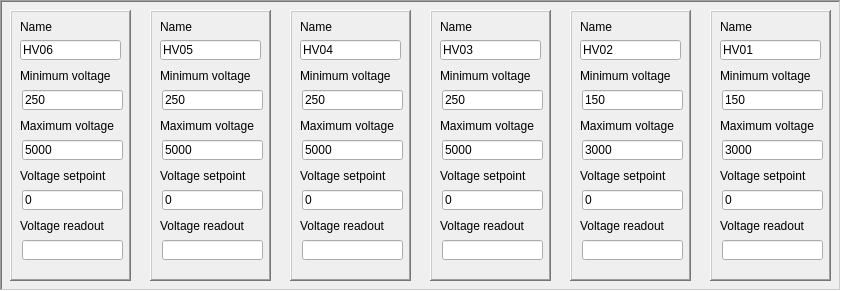
   <widget class="QFrame" name="module_infomation_frame">
    <property name="geometry">
     <rect>
      <x>20</x>
      <y>240</y>
      <width>841</width>
      <height>291</height>
     </rect>
    </property>
    <property name="frameShape">
     <enum>QFrame::WinPanel</enum>
    </property>
    <property name="frameShadow">
     <enum>QFrame::Sunken</enum>
    </property>
    <widget class="QFrame" name="model_information_frame_1">
     <property name="geometry">
      <rect>
       <x>10</x>
       <y>10</y>
       <width>121</width>
       <height>271</height>
      </rect>
     </property>
     <property name="frameShape">
      <enum>QFrame::WinPanel</enum>
     </property>
     <property name="frameShadow">
      <enum>QFrame::Raised</enum>
     </property>
     <widget class="QLineEdit" name="model_information_name_line_1">
      <property name="geometry">
       <rect>
        <x>10</x>
        <y>30</y>
        <width>101</width>
        <height>20</height>
       </rect>
      </property>
      <property name="text">
       <string>HV06</string>
      </property>
     </widget>
     <widget class="QLabel" name="model_information_name_label_1">
      <property name="geometry">
       <rect>
        <x>10</x>
        <y>10</y>
        <width>47</width>
        <height>13</height>
       </rect>
      </property>
      <property name="font">
       <font>
        <pointsize>9</pointsize>
       </font>
      </property>
      <property name="text">
       <string>Name</string>
      </property>
     </widget>
     <widget class="QLabel" name="model_information_min_label_1">
      <property name="geometry">
       <rect>
        <x>10</x>
        <y>56</y>
        <width>91</width>
        <height>20</height>
       </rect>
      </property>
      <property name="font">
       <font>
        <pointsize>9</pointsize>
       </font>
      </property>
      <property name="text">
       <string>Minimum voltage</string>
      </property>
     </widget>
     <widget class="QLineEdit" name="model_information_min_line_1">
      <property name="geometry">
       <rect>
        <x>12</x>
        <y>80</y>
        <width>101</width>
        <height>20</height>
       </rect>
      </property>
      <property name="text">
       <string>250</string>
      </property>
     </widget>
     <widget class="QLineEdit" name="model_information_max_line_1">
      <property name="geometry">
       <rect>
        <x>12</x>
        <y>130</y>
        <width>101</width>
        <height>20</height>
       </rect>
      </property>
      <property name="text">
       <string>5000</string>
      </property>
     </widget>
     <widget class="QLabel" name="model_information_max_label_1">
      <property name="geometry">
       <rect>
        <x>10</x>
        <y>106</y>
        <width>101</width>
        <height>20</height>
       </rect>
      </property>
      <property name="font">
       <font>
        <pointsize>9</pointsize>
       </font>
      </property>
      <property name="text">
       <string>Maximum voltage</string>
      </property>
     </widget>
     <widget class="QLineEdit" name="model_information_setpoint_line_1">
      <property name="geometry">
       <rect>
        <x>12</x>
        <y>180</y>
        <width>101</width>
        <height>20</height>
       </rect>
      </property>
      <property name="text">
       <string>0</string>
      </property>
     </widget>
     <widget class="QLabel" name="model_information_setpoint_label_1">
      <property name="geometry">
       <rect>
        <x>10</x>
        <y>156</y>
        <width>91</width>
        <height>20</height>
       </rect>
      </property>
      <property name="font">
       <font>
        <pointsize>9</pointsize>
       </font>
      </property>
      <property name="text">
       <string>Voltage setpoint</string>
      </property>
     </widget>
     <widget class="QLineEdit" name="model_information_readout_line_1">
      <property name="geometry">
       <rect>
        <x>12</x>
        <y>230</y>
        <width>101</width>
        <height>20</height>
       </rect>
      </property>
     </widget>
     <widget class="QLabel" name="model_information_readout_label_1">
      <property name="geometry">
       <rect>
        <x>10</x>
        <y>206</y>
        <width>91</width>
        <height>20</height>
       </rect>
      </property>
      <property name="font">
       <font>
        <pointsize>9</pointsize>
       </font>
      </property>
      <property name="text">
       <string>Voltage readout</string>
      </property>
     </widget>
    </widget>
    <widget class="QFrame" name="model_information_frame_2">
     <property name="geometry">
      <rect>
       <x>150</x>
       <y>10</y>
       <width>121</width>
       <height>271</height>
      </rect>
     </property>
     <property name="frameShape">
      <enum>QFrame::WinPanel</enum>
     </property>
     <property name="frameShadow">
      <enum>QFrame::Raised</enum>
     </property>
     <widget class="QLineEdit" name="model_information_name_line_2">
      <property name="geometry">
       <rect>
        <x>10</x>
        <y>30</y>
        <width>101</width>
        <height>20</height>
       </rect>
      </property>
      <property name="text">
       <string>HV05</string>
      </property>
     </widget>
     <widget class="QLabel" name="model_information_name_label_2">
      <property name="geometry">
       <rect>
        <x>10</x>
        <y>10</y>
        <width>47</width>
        <height>13</height>
       </rect>
      </property>
      <property name="font">
       <font>
        <pointsize>9</pointsize>
       </font>
      </property>
      <property name="text">
       <string>Name</string>
      </property>
     </widget>
     <widget class="QLabel" name="model_information_min_label_2">
      <property name="geometry">
       <rect>
        <x>10</x>
        <y>56</y>
        <width>91</width>
        <height>20</height>
       </rect>
      </property>
      <property name="font">
       <font>
        <pointsize>9</pointsize>
       </font>
      </property>
      <property name="text">
       <string>Minimum voltage</string>
      </property>
     </widget>
     <widget class="QLineEdit" name="model_information_min_line_2">
      <property name="geometry">
       <rect>
        <x>12</x>
        <y>80</y>
        <width>101</width>
        <height>20</height>
       </rect>
      </property>
      <property name="text">
       <string>250</string>
      </property>
     </widget>
     <widget class="QLineEdit" name="model_information_max_line_2">
      <property name="geometry">
       <rect>
        <x>12</x>
        <y>130</y>
        <width>101</width>
        <height>20</height>
       </rect>
      </property>
      <property name="text">
       <string>5000</string>
      </property>
     </widget>
     <widget class="QLabel" name="model_information_max_label_2">
      <property name="geometry">
       <rect>
        <x>10</x>
        <y>106</y>
        <width>101</width>
        <height>20</height>
       </rect>
      </property>
      <property name="font">
       <font>
        <pointsize>9</pointsize>
       </font>
      </property>
      <property name="text">
       <string>Maximum voltage</string>
      </property>
     </widget>
     <widget class="QLineEdit" name="model_information_setpoint_line_2">
      <property name="geometry">
       <rect>
        <x>12</x>
        <y>180</y>
        <width>101</width>
        <height>20</height>
       </rect>
      </property>
      <property name="text">
       <string>0</string>
      </property>
     </widget>
     <widget class="QLabel" name="model_information_setpoint_label_2">
      <property name="geometry">
       <rect>
        <x>10</x>
        <y>156</y>
        <width>91</width>
        <height>20</height>
       </rect>
      </property>
      <property name="font">
       <font>
        <pointsize>9</pointsize>
       </font>
      </property>
      <property name="text">
       <string>Voltage setpoint</string>
      </property>
     </widget>
     <widget class="QLineEdit" name="model_information_readout_line_2">
      <property name="geometry">
       <rect>
        <x>12</x>
        <y>230</y>
        <width>101</width>
        <height>20</height>
       </rect>
      </property>
     </widget>
     <widget class="QLabel" name="model_information_readout_label_2">
      <property name="geometry">
       <rect>
        <x>10</x>
        <y>206</y>
        <width>91</width>
        <height>20</height>
       </rect>
      </property>
      <property name="font">
       <font>
        <pointsize>9</pointsize>
       </font>
      </property>
      <property name="text">
       <string>Voltage readout</string>
      </property>
     </widget>
    </widget>
    <widget class="QFrame" name="model_information_frame_3">
     <property name="geometry">
      <rect>
       <x>290</x>
       <y>10</y>
       <width>121</width>
       <height>271</height>
      </rect>
     </property>
     <property name="frameShape">
      <enum>QFrame::WinPanel</enum>
     </property>
     <property name="frameShadow">
      <enum>QFrame::Raised</enum>
     </property>
     <widget class="QLineEdit" name="model_information_name_line_3">
      <property name="geometry">
       <rect>
        <x>10</x>
        <y>30</y>
        <width>101</width>
        <height>20</height>
       </rect>
      </property>
      <property name="text">
       <string>HV04</string>
      </property>
     </widget>
     <widget class="QLabel" name="model_information_name_label_3">
      <property name="geometry">
       <rect>
        <x>10</x>
        <y>10</y>
        <width>47</width>
        <height>13</height>
       </rect>
      </property>
      <property name="font">
       <font>
        <pointsize>9</pointsize>
       </font>
      </property>
      <property name="text">
       <string>Name</string>
      </property>
     </widget>
     <widget class="QLabel" name="model_information_min_label_3">
      <property name="geometry">
       <rect>
        <x>10</x>
        <y>56</y>
        <width>91</width>
        <height>20</height>
       </rect>
      </property>
      <property name="font">
       <font>
        <pointsize>9</pointsize>
       </font>
      </property>
      <property name="text">
       <string>Minimum voltage</string>
      </property>
     </widget>
     <widget class="QLineEdit" name="model_information_min_line_3">
      <property name="geometry">
       <rect>
        <x>12</x>
        <y>80</y>
        <width>101</width>
        <height>20</height>
       </rect>
      </property>
      <property name="text">
       <string>250</string>
      </property>
     </widget>
     <widget class="QLineEdit" name="model_information_max_line_3">
      <property name="geometry">
       <rect>
        <x>12</x>
        <y>130</y>
        <width>101</width>
        <height>20</height>
       </rect>
      </property>
      <property name="text">
       <string>5000</string>
      </property>
     </widget>
     <widget class="QLabel" name="model_information_max_label_3">
      <property name="geometry">
       <rect>
        <x>10</x>
        <y>106</y>
        <width>101</width>
        <height>20</height>
       </rect>
      </property>
      <property name="font">
       <font>
        <pointsize>9</pointsize>
       </font>
      </property>
      <property name="text">
       <string>Maximum voltage</string>
      </property>
     </widget>
     <widget class="QLineEdit" name="model_information_setpoint_line_3">
      <property name="geometry">
       <rect>
        <x>12</x>
        <y>180</y>
        <width>101</width>
        <height>20</height>
       </rect>
      </property>
      <property name="text">
       <string>0</string>
      </property>
     </widget>
     <widget class="QLabel" name="model_information_setpoint_label_3">
      <property name="geometry">
       <rect>
        <x>10</x>
        <y>156</y>
        <width>91</width>
        <height>20</height>
       </rect>
      </property>
      <property name="font">
       <font>
        <pointsize>9</pointsize>
       </font>
      </property>
      <property name="text">
       <string>Voltage setpoint</string>
      </property>
     </widget>
     <widget class="QLineEdit" name="model_information_readout_line_3">
      <property name="geometry">
       <rect>
        <x>12</x>
        <y>230</y>
        <width>101</width>
        <height>20</height>
       </rect>
      </property>
     </widget>
     <widget class="QLabel" name="model_information_readout_label_3">
      <property name="geometry">
       <rect>
        <x>10</x>
        <y>206</y>
        <width>91</width>
        <height>20</height>
       </rect>
      </property>
      <property name="font">
       <font>
        <pointsize>9</pointsize>
       </font>
      </property>
      <property name="text">
       <string>Voltage readout</string>
      </property>
     </widget>
    </widget>
    <widget class="QFrame" name="model_information_frame_4">
     <property name="geometry">
      <rect>
       <x>430</x>
       <y>10</y>
       <width>121</width>
       <height>271</height>
      </rect>
     </property>
     <property name="frameShape">
      <enum>QFrame::WinPanel</enum>
     </property>
     <property name="frameShadow">
      <enum>QFrame::Raised</enum>
     </property>
     <widget class="QLineEdit" name="model_information_name_line_4">
      <property name="geometry">
       <rect>
        <x>10</x>
        <y>30</y>
        <width>101</width>
        <height>20</height>
       </rect>
      </property>
      <property name="text">
       <string>HV03</string>
      </property>
     </widget>
     <widget class="QLabel" name="model_information_name_label_4">
      <property name="geometry">
       <rect>
        <x>10</x>
        <y>10</y>
        <width>47</width>
        <height>13</height>
       </rect>
      </property>
      <property name="font">
       <font>
        <pointsize>9</pointsize>
       </font>
      </property>
      <property name="text">
       <string>Name</string>
      </property>
     </widget>
     <widget class="QLabel" name="model_information_min_label_4">
      <property name="geometry">
       <rect>
        <x>10</x>
        <y>56</y>
        <width>91</width>
        <height>20</height>
       </rect>
      </property>
      <property name="font">
       <font>
        <pointsize>9</pointsize>
       </font>
      </property>
      <property name="text">
       <string>Minimum voltage</string>
      </property>
     </widget>
     <widget class="QLineEdit" name="model_information_min_line_4">
      <property name="geometry">
       <rect>
        <x>12</x>
        <y>80</y>
        <width>101</width>
        <height>20</height>
       </rect>
      </property>
      <property name="text">
       <string>250</string>
      </property>
     </widget>
     <widget class="QLineEdit" name="model_information_max_line_4">
      <property name="geometry">
       <rect>
        <x>12</x>
        <y>130</y>
        <width>101</width>
        <height>20</height>
       </rect>
      </property>
      <property name="text">
       <string>5000</string>
      </property>
     </widget>
     <widget class="QLabel" name="model_information_max_label_4">
      <property name="geometry">
       <rect>
        <x>10</x>
        <y>106</y>
        <width>101</width>
        <height>20</height>
       </rect>
      </property>
      <property name="font">
       <font>
        <pointsize>9</pointsize>
       </font>
      </property>
      <property name="text">
       <string>Maximum voltage</string>
      </property>
     </widget>
     <widget class="QLineEdit" name="model_information_setpoint_line_4">
      <property name="geometry">
       <rect>
        <x>12</x>
        <y>180</y>
        <width>101</width>
        <height>20</height>
       </rect>
      </property>
      <property name="text">
       <string>0</string>
      </property>
     </widget>
     <widget class="QLabel" name="model_information_setpoint_label_4">
      <property name="geometry">
       <rect>
        <x>10</x>
        <y>156</y>
        <width>91</width>
        <height>20</height>
       </rect>
      </property>
      <property name="font">
       <font>
        <pointsize>9</pointsize>
       </font>
      </property>
      <property name="text">
       <string>Voltage setpoint</string>
      </property>
     </widget>
     <widget class="QLineEdit" name="model_information_readout_line_4">
      <property name="geometry">
       <rect>
        <x>12</x>
        <y>230</y>
        <width>101</width>
        <height>20</height>
       </rect>
      </property>
     </widget>
     <widget class="QLabel" name="model_information_readout_label_4">
      <property name="geometry">
       <rect>
        <x>10</x>
        <y>206</y>
        <width>91</width>
        <height>20</height>
       </rect>
      </property>
      <property name="font">
       <font>
        <pointsize>9</pointsize>
       </font>
      </property>
      <property name="text">
       <string>Voltage readout</string>
      </property>
     </widget>
    </widget>
    <widget class="QFrame" name="model_information_frame_5">
     <property name="geometry">
      <rect>
       <x>570</x>
       <y>10</y>
       <width>121</width>
       <height>271</height>
      </rect>
     </property>
     <property name="frameShape">
      <enum>QFrame::WinPanel</enum>
     </property>
     <property name="frameShadow">
      <enum>QFrame::Raised</enum>
     </property>
     <widget class="QLineEdit" name="model_information_name_line_5">
      <property name="geometry">
       <rect>
        <x>10</x>
        <y>30</y>
        <width>101</width>
        <height>20</height>
       </rect>
      </property>
      <property name="text">
       <string>HV02</string>
      </property>
     </widget>
     <widget class="QLabel" name="model_information_name_label_5">
      <property name="geometry">
       <rect>
        <x>10</x>
        <y>10</y>
        <width>47</width>
        <height>13</height>
       </rect>
      </property>
      <property name="font">
       <font>
        <pointsize>9</pointsize>
       </font>
      </property>
      <property name="text">
       <string>Name</string>
      </property>
     </widget>
     <widget class="QLabel" name="model_information_min_label_5">
      <property name="geometry">
       <rect>
        <x>10</x>
        <y>56</y>
        <width>91</width>
        <height>20</height>
       </rect>
      </property>
      <property name="font">
       <font>
        <pointsize>9</pointsize>
       </font>
      </property>
      <property name="text">
       <string>Minimum voltage</string>
      </property>
     </widget>
     <widget class="QLineEdit" name="model_information_min_line_5">
      <property name="geometry">
       <rect>
        <x>12</x>
        <y>80</y>
        <width>101</width>
        <height>20</height>
       </rect>
      </property>
      <property name="text">
       <string>150</string>
      </property>
     </widget>
     <widget class="QLineEdit" name="model_information_max_line_5">
      <property name="geometry">
       <rect>
        <x>12</x>
        <y>130</y>
        <width>101</width>
        <height>20</height>
       </rect>
      </property>
      <property name="text">
       <string>3000</string>
      </property>
     </widget>
     <widget class="QLabel" name="model_information_max_label_5">
      <property name="geometry">
       <rect>
        <x>10</x>
        <y>106</y>
        <width>101</width>
        <height>20</height>
       </rect>
      </property>
      <property name="font">
       <font>
        <pointsize>9</pointsize>
       </font>
      </property>
      <property name="text">
       <string>Maximum voltage</string>
      </property>
     </widget>
     <widget class="QLineEdit" name="model_information_setpoint_line_5">
      <property name="geometry">
       <rect>
        <x>12</x>
        <y>180</y>
        <width>101</width>
        <height>20</height>
       </rect>
      </property>
      <property name="text">
       <string>0</string>
      </property>
     </widget>
     <widget class="QLabel" name="model_information_setpoint_label_5">
      <property name="geometry">
       <rect>
        <x>10</x>
        <y>156</y>
        <width>91</width>
        <height>20</height>
       </rect>
      </property>
      <property name="font">
       <font>
        <pointsize>9</pointsize>
       </font>
      </property>
      <property name="text">
       <string>Voltage setpoint</string>
      </property>
     </widget>
     <widget class="QLineEdit" name="model_information_readout_line_5">
      <property name="geometry">
       <rect>
        <x>12</x>
        <y>230</y>
        <width>101</width>
        <height>20</height>
       </rect>
      </property>
     </widget>
     <widget class="QLabel" name="model_information_readout_label_5">
      <property name="geometry">
       <rect>
        <x>10</x>
        <y>206</y>
        <width>91</width>
        <height>20</height>
       </rect>
      </property>
      <property name="font">
       <font>
        <pointsize>9</pointsize>
       </font>
      </property>
      <property name="text">
       <string>Voltage readout</string>
      </property>
     </widget>
    </widget>
    <widget class="QFrame" name="model_information_frame_6">
     <property name="geometry">
      <rect>
       <x>710</x>
       <y>10</y>
       <width>121</width>
       <height>271</height>
      </rect>
     </property>
     <property name="frameShape">
      <enum>QFrame::WinPanel</enum>
     </property>
     <property name="frameShadow">
      <enum>QFrame::Raised</enum>
     </property>
     <widget class="QLineEdit" name="model_information_name_line_6">
      <property name="geometry">
       <rect>
        <x>10</x>
        <y>30</y>
        <width>101</width>
        <height>20</height>
       </rect>
      </property>
      <property name="text">
       <string>HV01</string>
      </property>
     </widget>
     <widget class="QLabel" name="model_information_name_label_6">
      <property name="geometry">
       <rect>
        <x>10</x>
        <y>10</y>
        <width>47</width>
        <height>13</height>
       </rect>
      </property>
      <property name="font">
       <font>
        <pointsize>9</pointsize>
       </font>
      </property>
      <property name="text">
       <string>Name</string>
      </property>
     </widget>
     <widget class="QLabel" name="model_information_min_label_6">
      <property name="geometry">
       <rect>
        <x>10</x>
        <y>56</y>
        <width>91</width>
        <height>20</height>
       </rect>
      </property>
      <property name="font">
       <font>
        <pointsize>9</pointsize>
       </font>
      </property>
      <property name="text">
       <string>Minimum voltage</string>
      </property>
     </widget>
     <widget class="QLineEdit" name="model_information_min_line_6">
      <property name="geometry">
       <rect>
        <x>12</x>
        <y>80</y>
        <width>101</width>
        <height>20</height>
       </rect>
      </property>
      <property name="text">
       <string>150</string>
      </property>
     </widget>
     <widget class="QLineEdit" name="model_information_max_line_6">
      <property name="geometry">
       <rect>
        <x>12</x>
        <y>130</y>
        <width>101</width>
        <height>20</height>
       </rect>
      </property>
      <property name="text">
       <string>3000</string>
      </property>
     </widget>
     <widget class="QLabel" name="model_information_max_label_6">
      <property name="geometry">
       <rect>
        <x>10</x>
        <y>106</y>
        <width>101</width>
        <height>20</height>
       </rect>
      </property>
      <property name="font">
       <font>
        <pointsize>9</pointsize>
       </font>
      </property>
      <property name="text">
       <string>Maximum voltage</string>
      </property>
     </widget>
     <widget class="QLineEdit" name="model_information_setpoint_line_6">
      <property name="geometry">
       <rect>
        <x>12</x>
        <y>180</y>
        <width>101</width>
        <height>20</height>
       </rect>
      </property>
      <property name="text">
       <string>0</string>
      </property>
     </widget>
     <widget class="QLabel" name="model_information_setpoint_label_6">
      <property name="geometry">
       <rect>
        <x>10</x>
        <y>156</y>
        <width>91</width>
        <height>20</height>
       </rect>
      </property>
      <property name="font">
       <font>
        <pointsize>9</pointsize>
       </font>
      </property>
      <property name="text">
       <string>Voltage setpoint</string>
      </property>
     </widget>
     <widget class="QLineEdit" name="model_information_readout_line_6">
      <property name="geometry">
       <rect>
        <x>12</x>
        <y>230</y>
        <width>101</width>
        <height>20</height>
       </rect>
      </property>
     </widget>
     <widget class="QLabel" name="model_information_readout_label_6">
      <property name="geometry">
       <rect>
        <x>10</x>
        <y>206</y>
        <width>91</width>
        <height>20</height>
       </rect>
      </property>
      <property name="font">
       <font>
        <pointsize>9</pointsize>
       </font>
      </property>
      <property name="text">
       <string>Voltage readout</string>
      </property>
     </widget>
    </widget>
   </widget>
